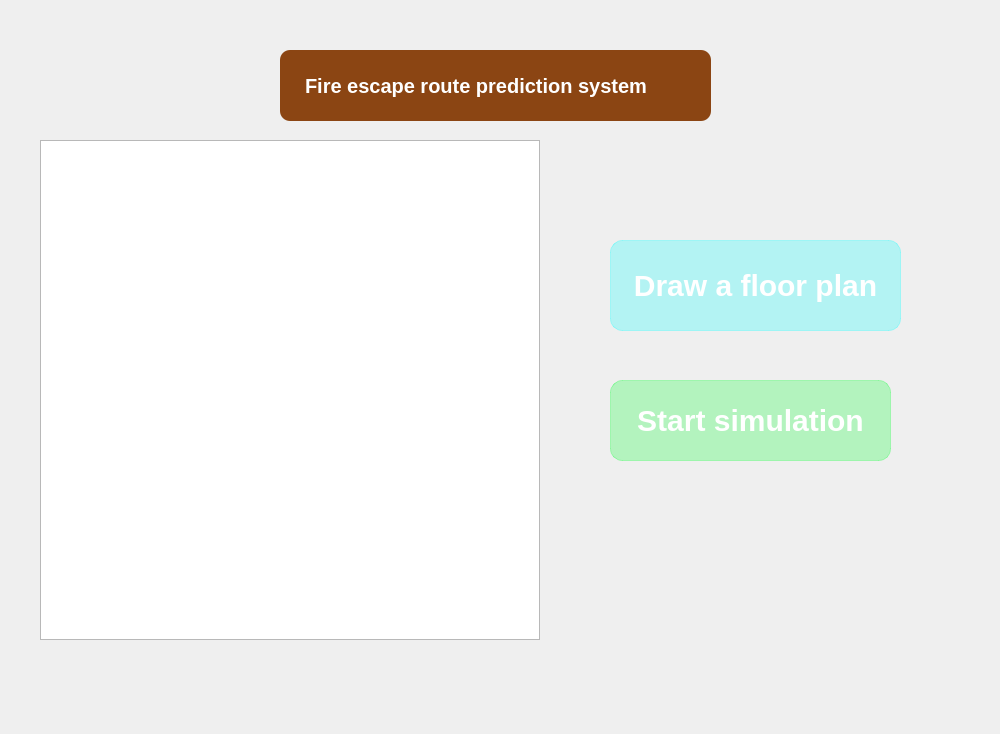
<?xml version="1.0" encoding="UTF-8"?>
<ui version="4.0">
 <class>FireEscapeSystem</class>
 <widget class="QMainWindow" name="FireEscapeSystem">
  <property name="geometry">
   <rect>
    <x>0</x>
    <y>0</y>
    <width>1000</width>
    <height>734</height>
   </rect>
  </property>
  <property name="windowTitle">
   <string>MainWindow</string>
  </property>
  <widget class="QWidget" name="centralwidget">
   <widget class="QGraphicsView" name="graphicsView">
    <property name="geometry">
     <rect>
      <x>40</x>
      <y>140</y>
      <width>500</width>
      <height>500</height>
     </rect>
    </property>
   </widget>
   <widget class="QLabel" name="lbTitle">
    <property name="geometry">
     <rect>
      <x>280</x>
      <y>50</y>
      <width>431</width>
      <height>71</height>
     </rect>
    </property>
    <property name="styleSheet">
     <string notr="true">QLabel {
    background-color: #8B4513;  /* SaddleBrown 褐色 */
    color: white;
    font-size: 20px;
    font-weight: bold;
    padding: 10px 20px;
    border-radius: 10px;
}
</string>
    </property>
    <property name="text">
     <string>Fire escape route prediction system</string>
    </property>
   </widget>
   <widget class="QPushButton" name="pushButton">
    <property name="geometry">
     <rect>
      <x>610</x>
      <y>240</y>
      <width>291</width>
      <height>91</height>
     </rect>
    </property>
    <property name="styleSheet">
     <string notr="true">QPushButton {
	font: 75 25pt &quot;Arial&quot;;
    background-color: rgba(0, 255, 255, 64);
    border: 1px solid rgba(0, 255, 255, 64);
    border-radius: 12px;
    color: white;
    padding: 8px 20px;
    font-weight: bold;
    font-size: 30px;
    backdrop-filter: blur(4px);
}
QPushButton:hover {
    background-color:rgba(0, 255, 255, 64);
}
QPushButton:pressed {
    background-color: rgba(0, 238, 255, 64);
}</string>
    </property>
    <property name="text">
     <string>Draw a floor plan</string>
    </property>
    <property name="iconSize">
     <size>
      <width>19</width>
      <height>19</height>
     </size>
    </property>
   </widget>
   <widget class="QPushButton" name="btnStartSim">
    <property name="geometry">
     <rect>
      <x>610</x>
      <y>380</y>
      <width>281</width>
      <height>81</height>
     </rect>
    </property>
    <property name="styleSheet">
     <string notr="true">QPushButton {
	font: 75 25pt &quot;Arial&quot;;
    background-color: rgba(0, 255, 42, 64);
    border: 1px solid rgba(0, 255, 42, 64);
    border-radius: 12px;
    color: white;
    padding: 8px 20px;
    font-weight: bold;
    font-size: 30px;
    backdrop-filter: blur(4px);
}
QPushButton:hover {
    background-color:rgba(0, 255, 127, 64);
}
QPushButton:pressed {
    background-color: rgba(0, 255, 42, 64);
}</string>
    </property>
    <property name="text">
     <string>Start simulation</string>
    </property>
   </widget>
   <widget class="QLabel" name="lbBackground">
    <property name="geometry">
     <rect>
      <x>0</x>
      <y>0</y>
      <width>1000</width>
      <height>750</height>
     </rect>
    </property>
    <property name="text">
     <string/>
    </property>
    <property name="pixmap">
     <pixmap>../resources/背景图.png</pixmap>
    </property>
    <property name="scaledContents">
     <bool>true</bool>
    </property>
   </widget>
   <zorder>lbBackground</zorder>
   <zorder>graphicsView</zorder>
   <zorder>lbTitle</zorder>
   <zorder>pushButton</zorder>
   <zorder>btnStartSim</zorder>
  </widget>
 </widget>
 <resources/>
 <connections/>
</ui>
